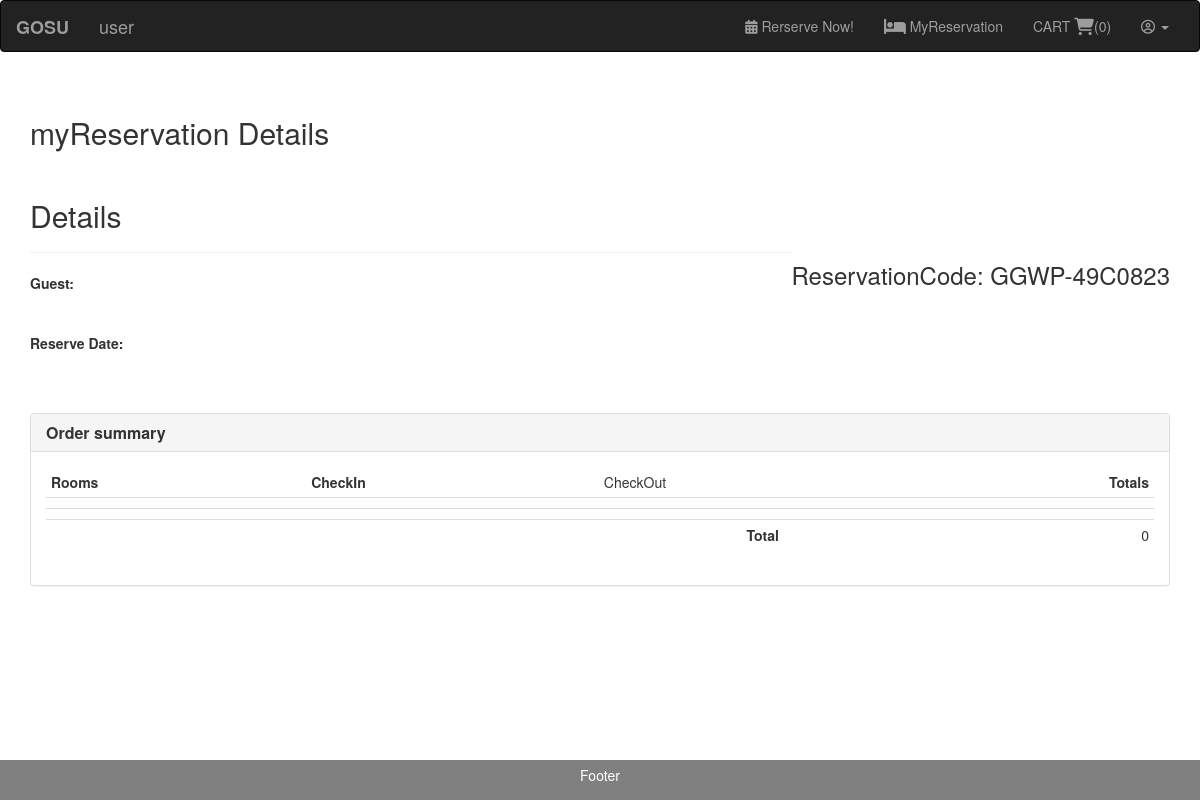
The page /reservationdetails.php?rcode=GGWP-49C0823 (signed in) on the database as committed earlier.
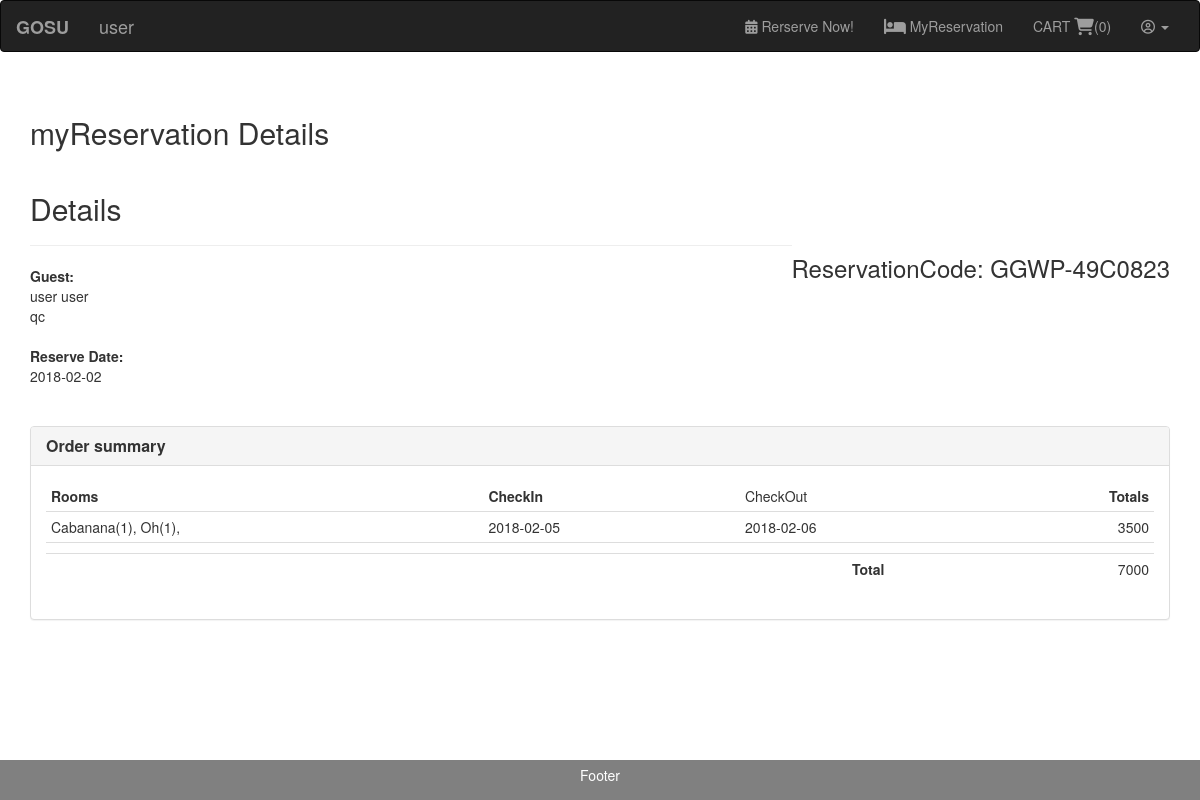
The same page on the database as committed later.
### tables this page shows
CREATE TABLE `users` (
  `id` int(11) NOT NULL,
  `firstname` varchar(100) DEFAULT NULL,
  `lastname` varchar(250) NOT NULL,
  `email` varchar(250) NOT NULL,
  `address` varchar(250) NOT NULL,
  `number` varchar(250) NOT NULL,
  `username` varchar(50) DEFAULT NULL,
  `password` varchar(50) DEFAULT NULL,
  `user_type` int(11) DEFAULT NULL,
  `status` int(11) NOT NULL
);

CREATE TABLE `reservation` (
  `reserveid` int(11) NOT NULL,
  `reservationcode` varchar(250) NOT NULL,
  `user_id` int(11) NOT NULL,
  `total` decimal(10,0) NOT NULL,
  `balance` decimal(10,0) NOT NULL,
  `dp` decimal(10,0) NOT NULL,
  `paymentstatus` int(11) NOT NULL,
  `checkin` date NOT NULL,
  `checkout` date NOT NULL,
  `reservationdate` date NOT NULL
);

CREATE TABLE `reservationdetails` (
  `id` int(11) NOT NULL,
  `reservationcode` varchar(250) NOT NULL,
  `user` varchar(250) NOT NULL,
  `room_id` int(11) NOT NULL,
  `checkin` date NOT NULL,
  `checkout` date NOT NULL,
  `qty` int(11) NOT NULL,
  `totalprice` decimal(10,0) NOT NULL,
  `status` varchar(250) NOT NULL
);

### reservationdetails.php (the view, shortened to what this page needs)
<?php
function displayTitle(){
	echo 'myReservation Details';
}
function displayContent() {
	require 'db/connection.php';
	$ID = $_GET['rcode'];
	$totalprice = 0;
	$sel = "SELECT * FROM reservationdetails JOIN users ON (reservationdetails.user = users.id)
	JOIN rooms ON (reservationdetails.room_id = rooms.id)
	JOIN reservation ON (reservationdetails.reservationcode = reservation.reservationcode)
	WHERE reservationdetails.reservationcode = '$ID' ORDER BY reservationdetails.reservationcode ";
		$res = mysqli_query($conn,$sel);
		$rname= "";
	while ($row = mysqli_fetch_array($res)) {
	$fname = $row['firstname'];
	$lname = $row['lastname'];
	$fullname = $fname.' '.$lname;
	$date = $row['reservationdate'];
	$rname .=  $row['name'].'('.count($rname).'), ';
	$price = $row['totalprice'];
	$totalprice += $row['totalprice'];
	$CheckIn = $row['checkin'];
	$CheckOut = $row['checkout'];
	$address = $row['address'];
	}
	echo '
    <div class="row">
        <div class="col-xs-12">
    		<div class="invoice-title">
    			<h2>Details</h2><h3 class="pull-right">ReservationCode: '.$ID.'</h3>
    		</div>
    		<hr>
    		<div class="row">
    			<div class="col-xs-6 text-left">
    				<address>
        			<strong>Guest:</strong><br>
    					'.$fullname.'<br>
    					'.$address.'
    				</address>
    			</div>
    		</div>
    		<div class="row">
    			<div class="col-xs-6 text-left">
    				<address>
    					<strong>Reserve Date:</strong><br>
    					'.$date.'<br><br>
    				</address>
    			</div>
    		</div>
    	</div>
    </div>
    <div class="row">
    	<div class="col-md-12">
    		<div class="panel panel-default">
    			<div class="panel-heading">
    				<h3 class="panel-title"><strong>Order summary</strong></h3>
    			</div>
    			<div class="panel-body">
    				<div class="table-responsive">
    					<table class="table table-condensed">
    						<thead>
                                <tr>
        							<td><strong>Rooms</strong></td>
        							<td ><strong>CheckIn</strong></td>
        							<td ><strong></strong>CheckOut</td>
        							<td class="text-right"><strong>Totals</strong></td>
                                </tr>
    						</thead>
    						<tbody>
                                <tr>
        							<td>'.$rname.'</td>
    								<td >'.$CheckIn.'</td>
    								<td >'.$CheckOut.'</td>
    								<td class="text-right">'.$price.'</td>
    							</tr>
    							<tr>
    								<td class="no-line"></td>
    								<td class="no-line"></td>
    								<td class="no-line text-center"><strong></strong></td>
    								<td class="no-line text-right"></td>
    							</tr>
    							<tr>
    								<td class="no-line"></td>
    								<td class="no-line"></td>
    								<td class="no-line text-center"><strong>Total</strong></td>
    								<td class="no-line text-right">'.$totalprice.'</td>
    							</tr>
    						</tbody>
    					</table>
    				</div>
    			</div>
    		</div>
    	</div>
    </div>
';
}
require 'template.php';
 ?>

Rows that differ between the two databases and show on the page:
now on this page (row unchanged): users: fullname "user user", address "qc"
now on this page (row edited): reservation: reservationdate "2018-02-02", checkin "2018-02-05", checkout "2018-02-06"
now on this page (row edited): reservationdetails: totalprice "3500"
Other text that changed with them:
$rname: (not shown) → "Cabanana(1), Oh(1),"
$totalprice: "0" → "7000"
